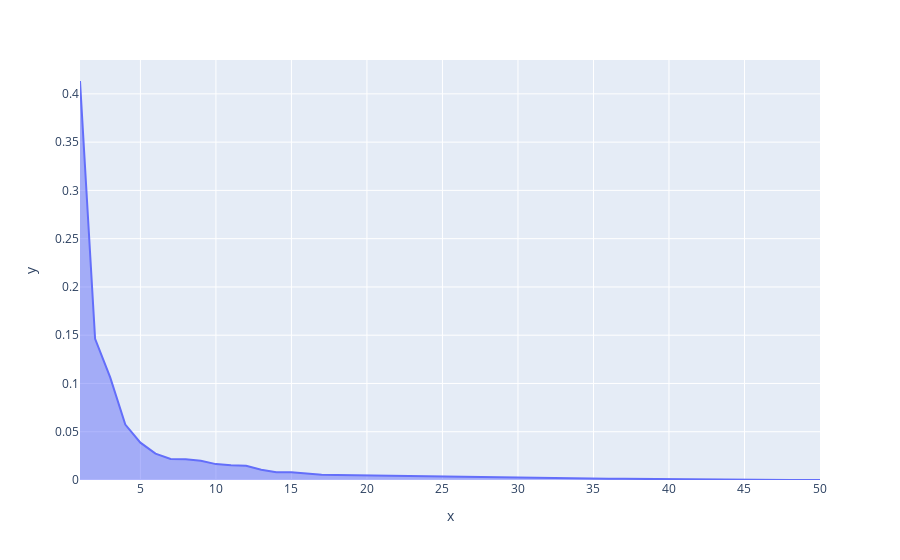

The notebook cell saved with this chart:
### Code cell
px.area(x=range(1,pca_var.shape[0]+1),y=pca_var,labels={'X: no. of Components','Y: Explained_variance'})

### Figure 1 — Plotly figure (JSON) as saved in the notebook; plotly's stock layout.template omitted (floating-point values rounded to 4 significant figures)
{"data": [{"fillpattern": {"shape": ""}, "hovertemplate": "x=%{x}<br>y=%{y}<extra></extra>", "legendgroup": "", "line": {"color": "#636efa"}, "marker": {"symbol": "circle"}, "mode": "lines", "name": "", "orientation": "v", "showlegend": false, "stackgroup": "1", "type": "scatter", "x": [1, 2, 3, 4, 5, 6, 7, 8, 9, 10, 11, 12, 13, 14, 15, 16, 17, 18, 19, 20, 21, 22, 23, 24, 25, 26, 27, 28, 29, 30, 31, 32, 33, 34, 35, 36, 37, 38, 39, 40, 41, 42, 43, 44, 45, 46, 47, 48, 49, 50], "xaxis": "x", "y": [0.4133, 0.1462, 0.1063, 0.05741, 0.03866, 0.02733, 0.02175, 0.02147, 0.01986, 0.01647, 0.01539, 0.0147, 0.01071, 0.008154, 0.007962, 0.006517, 0.005453, 0.005288, 0.005063, 0.004669, 0.004366, 0.003906, 0.003642, 0.003565, 0.003178, 0.003043, 0.002653, 0.002594, 0.00232, 0.002283, 0.001868, 0.0015, 0.001385, 0.001307, 0.001283, 0.001246, 0.001201, 0.001041, 0.000819, 0.0006836, 0.0006367, 0.0005786, 0.0005771, 0.0005195, 0.0004158, 0.0003968, 0.0001715, 6.12e-05, 3.144e-05, 2.696e-05], "yaxis": "y"}], "layout": {"legend": {"tracegroupgap": 0}, "margin": {"t": 60}, "xaxis": {"anchor": "y", "domain": [0, 1], "title": {"text": "x"}}, "yaxis": {"anchor": "x", "domain": [0, 1], "title": {"text": "y"}}}}
